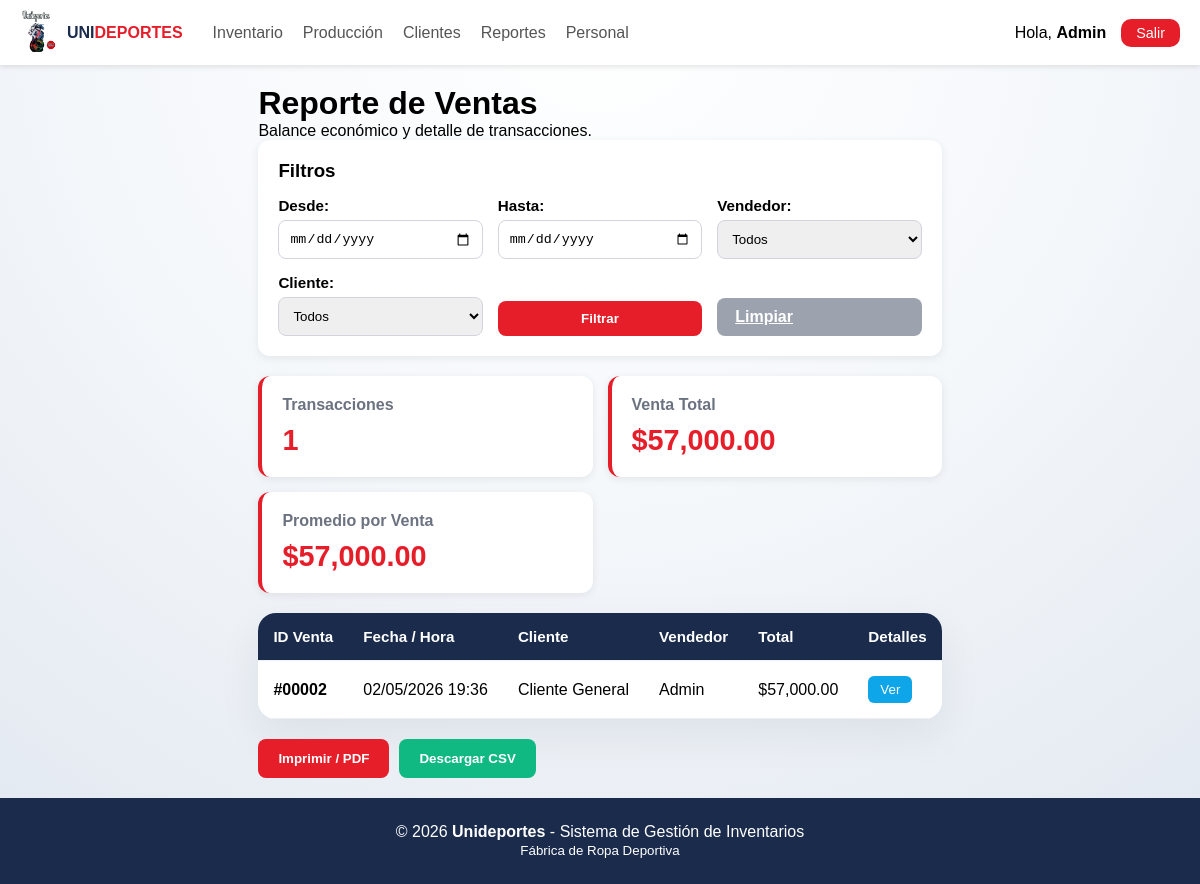
Page /views/reportes_ventas.php (signed in) on the committed database.
### tables this page shows
CREATE TABLE IF NOT EXISTS `ventas` (
  `id` int(11) NOT NULL AUTO_INCREMENT,
  `cliente_id` int(11) NOT NULL,
  `vendedor_id` int(11) NOT NULL,
  `total_venta` decimal(10,2) NOT NULL DEFAULT 0.00,
  `fecha_venta` datetime NOT NULL DEFAULT current_timestamp(),
  PRIMARY KEY (`id`),
  KEY `idx_ventas_cliente` (`cliente_id`),
  KEY `idx_ventas_vendedor` (`vendedor_id`),
  CONSTRAINT `fk_ventas_cliente` FOREIGN KEY (`cliente_id`) REFERENCES `clientes` (`id`)
    ON UPDATE CASCADE ON DELETE RESTRICT,
  CONSTRAINT `fk_ventas_vendedor` FOREIGN KEY (`vendedor_id`) REFERENCES `usuarios` (`id`)
    ON UPDATE CASCADE ON DELETE RESTRICT
);

CREATE TABLE IF NOT EXISTS `clientes` (
  `id` int(11) NOT NULL AUTO_INCREMENT,
  `nombre_completo` varchar(150) NOT NULL,
  `nit_cedula` varchar(30) NOT NULL,
  `telefono` varchar(30) DEFAULT NULL,
  `email` varchar(100) DEFAULT NULL,
  `tipo_cliente` varchar(30) NOT NULL DEFAULT 'Individual',
  `created_at` timestamp NOT NULL DEFAULT current_timestamp(),
  PRIMARY KEY (`id`),
  UNIQUE KEY `uq_clientes_nit_cedula` (`nit_cedula`)
);

CREATE TABLE IF NOT EXISTS `usuarios` (
  `id` int(11) NOT NULL AUTO_INCREMENT,
  `name` varchar(50) DEFAULT NULL,
  `lastname` varchar(50) DEFAULT NULL,
  `username` varchar(50) UNIQUE NOT NULL,
  `password` varchar(255) NOT NULL,
  `email` varchar(100) DEFAULT NULL,
  `role` enum('admin','colaborador','vendedor') DEFAULT 'colaborador',
  `created_at` timestamp NOT NULL DEFAULT current_timestamp(),
  PRIMARY KEY (`id`)
   
);

### views/reportes_ventas.php (the view, shortened to what this page needs)
<?php
$conn = connection();
$filtro_fecha_desde = $_GET['fecha_desde'] ?? '';
$filtro_fecha_hasta = $_GET['fecha_hasta'] ?? '';
$where_parts = [];
$where_clause = !empty($where_parts) ? "WHERE " . implode(" AND ", $where_parts) : "";
$sql = "SELECT v.id, v.total_venta, v.fecha_venta, c.id AS cliente_id, c.nombre_completo AS cliente, u.id AS vendedor_id, u.username AS vendedor
        FROM ventas v
        INNER JOIN clientes c ON v.cliente_id = c.id
        INNER JOIN usuarios u ON v.vendedor_id = u.id
        $where_clause
        ORDER BY v.fecha_venta DESC";
$query = mysqli_query($conn, $sql);
$total_ventas = 0;
$cantidad_transacciones = 0;
$datos_ventas = [];
while ($row = mysqli_fetch_assoc($query)) {
    $datos_ventas[] = $row;
    $total_ventas += $row['total_venta'];
    $cantidad_transacciones++;
}
include(__DIR__ . "/header.php");
?>
<div class="reporte-page">
    <div class="reporte-header">
        <div>
            <h1> Reporte de Ventas</h1>
            <p>Balance económico y detalle de transacciones.</p>
        </div>
    </div>
    <div class="filtros-section">
        <h3> Filtros</h3>
        <form method="GET" class="filtros-form">
            <div class="filtro-grupo">
                <label>Desde:</label>
                <input type="date" name="fecha_desde" value="<?= htmlspecialchars($filtro_fecha_desde) ?>">
            </div>
            <div class="filtro-grupo">
                <label>Hasta:</label>
                <input type="date" name="fecha_hasta" value="<?= htmlspecialchars($filtro_fecha_hasta) ?>">
            </div>
            <div class="filtro-grupo">
                <label>Vendedor:</label>
                <select name="vendedor">
                    <option value="">Todos</option>
                </select>
            </div>
            <div class="filtro-grupo">
                <label>Cliente:</label>
                <select name="cliente">
                    <option value="">Todos</option>
                </select>
            </div>
            <button type="submit" class="btn-filtrar"> Filtrar</button>
            <a href="reportes_ventas.php" class="btn-limpiar"> Limpiar</a>
        </form>
    </div>
    <div class="resumen-totales">
        <div class="total-card">
            <p>Transacciones</p>
            <h2><?= $cantidad_transacciones ?></h2>
        </div>
        <div class="total-card">
            <p>Venta Total</p>
            <h2>$<?= number_format($total_ventas, 2, '.', ',') ?></h2>
        </div>
        <div class="total-card">
            <p>Promedio por Venta</p>
            <h2>$<?= number_format($cantidad_transacciones > 0 ? $total_ventas / $cantidad_transacciones : 0, 2, '.', ',') ?></h2>
        </div>
    </div>
    <section class="users-table">
        <table id="tablasVentas" class="tabla-reportes">
            <thead>
                <tr>
                    <th>ID Venta</th>
                    <th>Fecha / Hora</th>
                    <th>Cliente</th>
                    <th>Vendedor</th>
                    <th class="text-right">Total</th>
                    <th>Detalles</th>
                </tr>
            </thead>
            <tbody>
                <?php foreach ($datos_ventas as $venta): ?>
                <tr>
                    <td><strong>#<?= str_pad($venta['id'], 5, "0", STR_PAD_LEFT) ?></strong></td>
                    <td><?= date("d/m/Y H:i", strtotime($venta['fecha_venta'])) ?></td>
                    <td><?= htmlspecialchars($venta['cliente']) ?></td>
                    <td><span class="user-tag"><?= htmlspecialchars(ucfirst($venta['vendedor'])) ?></span></td>
                    <td class="text-right total-bold">$<?= number_format($venta['total_venta'], 2, '.', ',') ?></td>
                    <td>
                        <button type="button" class="toggle-detalle-venta" data-venta-id="<?= $venta['id'] ?>"> Ver</button>
                    </td>
                </tr>
                <?php endforeach; ?>
            </tbody>
        </table>
    </section>
    <div class="acciones-reporte">
        <button onclick="window.print()" class="btn-imprimir"> Imprimir / PDF</button>
        <button onclick="exportarCSV()" class="btn-exportar"> Descargar CSV</button>
    </div>
</div>
<?php include(__DIR__ . "/footer.php"); ?>

### assets/CSS/style.css (style rules this page uses)
* { margin: 0; padding: 0; box-sizing: border-box; }
:root { --primary: #E61E2A; --navy: #1A2B4C; --bg: #f4f4f4; --card: #ffffff; --text: #111827; --muted: #6B7280; --radius: 12px; }
body { font-family: 'Quattrocento', Tahoma, Verdana, Geneva, sans-serif; background-color: var(--bg); min-height: 100dvh; display: flex; flex-direction: column; }
body { background: radial-gradient(circle at top, #ffffff 0%, #f5f8fb 45%, #e2e8f0 100%); }
.users-table table { width: 100%; border-collapse: collapse; background: #fff; border-radius: 18px; overflow: hidden; box-shadow: 0 16px 44px rgba(15, 23, 42, 0.07); }
.users-table th, .users-table td { padding: 16px 18px; text-align: left; border-bottom: 1px solid #eef2f7; }
.users-table th { background: #1A2B4C; color: #fff; font-size: 0.95rem; }
.users-table td { background: #fff; }

### views/reportes_ventas.php (style rules this page uses)
.reporte-page { max-width: 1200px; margin: 20px auto; padding: 0 15px; }
.filtros-section { background: #fff; padding: 20px; border-radius: 12px; margin-bottom: 20px; box-shadow: 0 2px 8px rgba(0,0,0,0.08); }
.filtros-form { display: grid; grid-template-columns: repeat(auto-fit, minmax(200px, 1fr)); gap: 15px; margin-top: 15px; }
.filtro-grupo { display: flex; flex-direction: column; }
.filtro-grupo label { font-weight: 600; margin-bottom: 6px; font-size: 0.95rem; }
.filtro-grupo input, .filtro-grupo select { padding: 10px; border: 1px solid #d1d5db; border-radius: 8px; }
.btn-filtrar, .btn-limpiar { align-self: flex-end; padding: 10px 18px; border: none; border-radius: 8px; cursor: pointer; font-weight: 600; }
.btn-filtrar { background: var(--primary); color: white; }
.btn-limpiar { background: #9ca3af; color: white; }
.resumen-totales { display: grid; grid-template-columns: repeat(auto-fit, minmax(220px, 1fr)); gap: 15px; margin-bottom: 20px; }
.total-card { background: #fff; padding: 20px; border-radius: 12px; box-shadow: 0 2px 8px rgba(0,0,0,0.08); border-left: 4px solid var(--primary); }
.total-card p { margin: 0 0 10px 0; color: #6B7280; font-weight: 600; }
.total-card h2 { margin: 0; color: var(--primary); font-size: 1.8rem; }
.tabla-reportes { width: 100%; border-collapse: collapse; background: #fff; border-radius: 12px; overflow: hidden; box-shadow: 0 4px 12px rgba(0,0,0,0.08); }
.tabla-reportes th { background: #1A2B4C; color: #fff; padding: 15px; text-align: left; }
.tabla-reportes td { padding: 15px; border-bottom: 1px solid #eee; }
.toggle-detalle-venta { padding: 6px 12px; background: #0ea5e9; color: white; border: none; border-radius: 6px; cursor: pointer; }
.acciones-reporte { margin-top: 20px; display: flex; gap: 10px; }
.btn-imprimir, .btn-exportar { padding: 12px 20px; border: none; border-radius: 8px; cursor: pointer; font-weight: 600; }
.btn-imprimir { background: var(--primary); color: white; }
.btn-exportar { background: #10b981; color: white; }

### rows in the picture
ventas: id "00002", fecha_venta "02/05/2026 19:36", cliente.nombre_completo "Cliente General", vendedor.username "Admin", total_venta "57,000.00"

### other values in the picture
$usuario_nombre "Admin"
$cantidad_transacciones "1"
$total_ventas "57,000.00"
